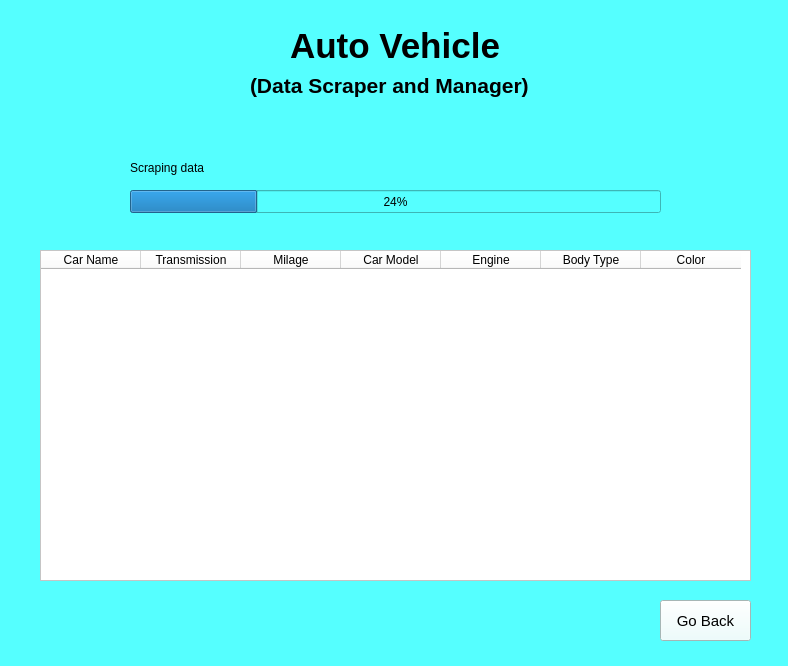
<?xml version="1.0" encoding="UTF-8"?>
<ui version="4.0">
 <class>datadisplay</class>
 <widget class="QWidget" name="datadisplay">
  <property name="geometry">
   <rect>
    <x>0</x>
    <y>0</y>
    <width>788</width>
    <height>666</height>
   </rect>
  </property>
  <property name="windowTitle">
   <string>DataDisplay</string>
  </property>
  <property name="styleSheet">
   <string notr="true">background-color:rgb(85, 255, 255)
</string>
  </property>
  <widget class="QLabel" name="label">
   <property name="geometry">
    <rect>
     <x>290</x>
     <y>30</y>
     <width>451</width>
     <height>31</height>
    </rect>
   </property>
   <property name="font">
    <font>
     <pointsize>26</pointsize>
     <weight>75</weight>
     <bold>true</bold>
    </font>
   </property>
   <property name="text">
    <string>Auto Vehicle</string>
   </property>
  </widget>
  <widget class="QLabel" name="label_2">
   <property name="geometry">
    <rect>
     <x>250</x>
     <y>70</y>
     <width>391</width>
     <height>31</height>
    </rect>
   </property>
   <property name="font">
    <font>
     <pointsize>16</pointsize>
     <weight>75</weight>
     <bold>true</bold>
    </font>
   </property>
   <property name="text">
    <string>(Data Scraper and Manager)</string>
   </property>
  </widget>
  <widget class="QProgressBar" name="progressBar">
   <property name="geometry">
    <rect>
     <x>130</x>
     <y>190</y>
     <width>531</width>
     <height>23</height>
    </rect>
   </property>
   <property name="value">
    <number>24</number>
   </property>
  </widget>
  <widget class="QLabel" name="label_3">
   <property name="geometry">
    <rect>
     <x>130</x>
     <y>160</y>
     <width>81</width>
     <height>16</height>
    </rect>
   </property>
   <property name="text">
    <string>Scraping data </string>
   </property>
  </widget>
  <widget class="QTableWidget" name="tableWidget">
   <property name="geometry">
    <rect>
     <x>40</x>
     <y>250</y>
     <width>711</width>
     <height>331</height>
    </rect>
   </property>
   <property name="styleSheet">
    <string notr="true">background-color:rgb(255, 255, 255)</string>
   </property>
   <column>
    <property name="text">
     <string>Car Name</string>
    </property>
   </column>
   <column>
    <property name="text">
     <string>Transmission</string>
    </property>
   </column>
   <column>
    <property name="text">
     <string>Milage</string>
    </property>
   </column>
   <column>
    <property name="text">
     <string>Car Model</string>
    </property>
   </column>
   <column>
    <property name="text">
     <string>Engine</string>
    </property>
   </column>
   <column>
    <property name="text">
     <string>Body Type</string>
    </property>
   </column>
   <column>
    <property name="text">
     <string>Color</string>
    </property>
   </column>
  </widget>
  <widget class="QPushButton" name="gobackdatadisplay">
   <property name="geometry">
    <rect>
     <x>660</x>
     <y>600</y>
     <width>91</width>
     <height>41</height>
    </rect>
   </property>
   <property name="font">
    <font>
     <pointsize>11</pointsize>
    </font>
   </property>
   <property name="styleSheet">
    <string notr="true">background-color:rgb(233, 255, 254)</string>
   </property>
   <property name="text">
    <string>Go Back</string>
   </property>
   <property name="icon">
    <iconset resource="Pics/a10.qrc">
     <normaloff>:/a10/images (1).png</normaloff>:/a10/images (1).png</iconset>
   </property>
   <property name="iconSize">
    <size>
     <width>20</width>
     <height>20</height>
    </size>
   </property>
  </widget>
 </widget>
 <resources>
  <include location="Pics/a10.qrc"/>
 </resources>
 <connections/>
</ui>
